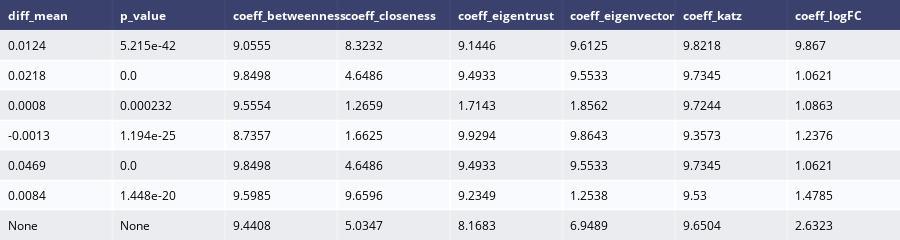

The cell this chart's notebook holds for it:
### Code cell
fig = ff.create_table(res_sh)
fig.update_layout(
autosize=False,
width=900,
height=200,
)
fig.show()

### Figure 1 — Plotly figure (JSON) as saved in the notebook; plotly's stock layout.template omitted (floating-point values rounded to 4 significant figures)
{"data": [{"colorscale": [[0, "#00083e"], [0.5, "#ededee"], [1, "#ffffff"]], "hoverinfo": "none", "opacity": 0.75, "showscale": false, "type": "heatmap", "z": [[0, 0, 0, 0, 0, 0, 0, 0], [0.5, 0.5, 0.5, 0.5, 0.5, 0.5, 0.5, 0.5], [1, 1, 1, 1, 1, 1, 1, 1], [0.5, 0.5, 0.5, 0.5, 0.5, 0.5, 0.5, 0.5], [1, 1, 1, 1, 1, 1, 1, 1], [0.5, 0.5, 0.5, 0.5, 0.5, 0.5, 0.5, 0.5], [1, 1, 1, 1, 1, 1, 1, 1], [0.5, 0.5, 0.5, 0.5, 0.5, 0.5, 0.5, 0.5]]}], "layout": {"annotations": [{"align": "left", "font": {"color": "#ffffff"}, "showarrow": false, "text": "<b>diff_mean</b>", "x": -0.45, "xanchor": "left", "xref": "x", "y": 0, "yref": "y"}, {"align": "left", "font": {"color": "#ffffff"}, "showarrow": false, "text": "<b>p_value</b>", "x": 0.55, "xanchor": "left", "xref": "x", "y": 0, "yref": "y"}, {"align": "left", "font": {"color": "#ffffff"}, "showarrow": false, "text": "<b>coeff_betweenness</b>", "x": 1.55, "xanchor": "left", "xref": "x", "y": 0, "yref": "y"}, {"align": "left", "font": {"color": "#ffffff"}, "showarrow": false, "text": "<b>coeff_closeness</b>", "x": 2.55, "xanchor": "left", "xref": "x", "y": 0, "yref": "y"}, {"align": "left", "font": {"color": "#ffffff"}, "showarrow": false, "text": "<b>coeff_eigentrust</b>", "x": 3.55, "xanchor": "left", "xref": "x", "y": 0, "yref": "y"}, {"align": "left", "font": {"color": "#ffffff"}, "showarrow": false, "text": "<b>coeff_eigenvector</b>", "x": 4.55, "xanchor": "left", "xref": "x", "y": 0, "yref": "y"}, {"align": "left", "font": {"color": "#ffffff"}, "showarrow": false, "text": "<b>coeff_katz</b>", "x": 5.55, "xanchor": "left", "xref": "x", "y": 0, "yref": "y"}, {"align": "left", "font": {"color": "#ffffff"}, "showarrow": false, "text": "<b>coeff_logFC</b>", "x": 6.55, "xanchor": "left", "xref": "x", "y": 0, "yref": "y"}, {"align": "left", "font": {"color": "#000000"}, "showarrow": false, "text": "0.0124", "x": -0.45, "xanchor": "left", "xref": "x", "y": 1, "yref": "y"}, {"align": "left", "font": {"color": "#000000"}, "showarrow": false, "text": "5.215e-42", "x": 0.55, "xanchor": "left", "xref": "x", "y": 1, "yref": "y"}, {"align": "left", "font": {"color": "#000000"}, "showarrow": false, "text": "9.0555", "x": 1.55, "xanchor": "left", "xref": "x", "y": 1, "yref": "y"}, {"align": "left", "font": {"color": "#000000"}, "showarrow": false, "text": "8.3232", "x": 2.55, "xanchor": "left", "xref": "x", "y": 1, "yref": "y"}, {"align": "left", "font": {"color": "#000000"}, "showarrow": false, "text": "9.1446", "x": 3.55, "xanchor": "left", "xref": "x", "y": 1, "yref": "y"}, {"align": "left", "font": {"color": "#000000"}, "showarrow": false, "text": "9.6125", "x": 4.55, "xanchor": "left", "xref": "x", "y": 1, "yref": "y"}, {"align": "left", "font": {"color": "#000000"}, "showarrow": false, "text": "9.8218", "x": 5.55, "xanchor": "left", "xref": "x", "y": 1, "yref": "y"}, {"align": "left", "font": {"color": "#000000"}, "showarrow": false, "text": "9.867", "x": 6.55, "xanchor": "left", "xref": "x", "y": 1, "yref": "y"}, {"align": "left", "font": {"color": "#000000"}, "showarrow": false, "text": "0.0218", "x": -0.45, "xanchor": "left", "xref": "x", "y": 2, "yref": "y"}, {"align": "left", "font": {"color": "#000000"}, "showarrow": false, "text": "0.0", "x": 0.55, "xanchor": "left", "xref": "x", "y": 2, "yref": "y"}, {"align": "left", "font": {"color": "#000000"}, "showarrow": false, "text": "9.8498", "x": 1.55, "xanchor": "left", "xref": "x", "y": 2, "yref": "y"}, {"align": "left", "font": {"color": "#000000"}, "showarrow": false, "text": "4.6486", "x": 2.55, "xanchor": "left", "xref": "x", "y": 2, "yref": "y"}, {"align": "left", "font": {"color": "#000000"}, "showarrow": false, "text": "9.4933", "x": 3.55, "xanchor": "left", "xref": "x", "y": 2, "yref": "y"}, {"align": "left", "font": {"color": "#000000"}, "showarrow": false, "text": "9.5533", "x": 4.55, "xanchor": "left", "xref": "x", "y": 2, "yref": "y"}, {"align": "left", "font": {"color": "#000000"}, "showarrow": false, "text": "9.7345", "x": 5.55, "xanchor": "left", "xref": "x", "y": 2, "yref": "y"}, {"align": "left", "font": {"color": "#000000"}, "showarrow": false, "text": "1.0621", "x": 6.55, "xanchor": "left", "xref": "x", "y": 2, "yref": "y"}, {"align": "left", "font": {"color": "#000000"}, "showarrow": false, "text": "0.0008", "x": -0.45, "xanchor": "left", "xref": "x", "y": 3, "yref": "y"}, {"align": "left", "font": {"color": "#000000"}, "showarrow": false, "text": "0.000232", "x": 0.55, "xanchor": "left", "xref": "x", "y": 3, "yref": "y"}, {"align": "left", "font": {"color": "#000000"}, "showarrow": false, "text": "9.5554", "x": 1.55, "xanchor": "left", "xref": "x", "y": 3, "yref": "y"}, {"align": "left", "font": {"color": "#000000"}, "showarrow": false, "text": "1.2659", "x": 2.55, "xanchor": "left", "xref": "x", "y": 3, "yref": "y"}, {"align": "left", "font": {"color": "#000000"}, "showarrow": false, "text": "1.7143", "x": 3.55, "xanchor": "left", "xref": "x", "y": 3, "yref": "y"}, {"align": "left", "font": {"color": "#000000"}, "showarrow": false, "text": "1.8562", "x": 4.55, "xanchor": "left", "xref": "x", "y": 3, "yref": "y"}, {"align": "left", "font": {"color": "#000000"}, "showarrow": false, "text": "9.7244", "x": 5.55, "xanchor": "left", "xref": "x", "y": 3, "yref": "y"}, {"align": "left", "font": {"color": "#000000"}, "showarrow": false, "text": "1.0863", "x": 6.55, "xanchor": "left", "xref": "x", "y": 3, "yref": "y"}, {"align": "left", "font": {"color": "#000000"}, "showarrow": false, "text": "-0.0013", "x": -0.45, "xanchor": "left", "xref": "x", "y": 4, "yref": "y"}, {"align": "left", "font": {"color": "#000000"}, "showarrow": false, "text": "1.194e-25", "x": 0.55, "xanchor": "left", "xref": "x", "y": 4, "yref": "y"}, {"align": "left", "font": {"color": "#000000"}, "showarrow": false, "text": "8.7357", "x": 1.55, "xanchor": "left", "xref": "x", "y": 4, "yref": "y"}, {"align": "left", "font": {"color": "#000000"}, "showarrow": false, "text": "1.6625", "x": 2.55, "xanchor": "left", "xref": "x", "y": 4, "yref": "y"}, {"align": "left", "font": {"color": "#000000"}, "showarrow": false, "text": "9.9294", "x": 3.55, "xanchor": "left", "xref": "x", "y": 4, "yref": "y"}, {"align": "left", "font": {"color": "#000000"}, "showarrow": false, "text": "9.8643", "x": 4.55, "xanchor": "left", "xref": "x", "y": 4, "yref": "y"}, {"align": "left", "font": {"color": "#000000"}, "showarrow": false, "text": "9.3573", "x": 5.55, "xanchor": "left", "xref": "x", "y": 4, "yref": "y"}, {"align": "left", "font": {"color": "#000000"}, "showarrow": false, "text": "1.2376", "x": 6.55, "xanchor": "left", "xref": "x", "y": 4, "yref": "y"}, {"align": "left", "font": {"color": "#000000"}, "showarrow": false, "text": "0.0469", "x": -0.45, "xanchor": "left", "xref": "x", "y": 5, "yref": "y"}, {"align": "left", "font": {"color": "#000000"}, "showarrow": false, "text": "0.0", "x": 0.55, "xanchor": "left", "xref": "x", "y": 5, "yref": "y"}, {"align": "left", "font": {"color": "#000000"}, "showarrow": false, "text": "9.8498", "x": 1.55, "xanchor": "left", "xref": "x", "y": 5, "yref": "y"}, {"align": "left", "font": {"color": "#000000"}, "showarrow": false, "text": "4.6486", "x": 2.55, "xanchor": "left", "xref": "x", "y": 5, "yref": "y"}, {"align": "left", "font": {"color": "#000000"}, "showarrow": false, "text": "9.4933", "x": 3.55, "xanchor": "left", "xref": "x", "y": 5, "yref": "y"}, {"align": "left", "font": {"color": "#000000"}, "showarrow": false, "text": "9.5533", "x": 4.55, "xanchor": "left", "xref": "x", "y": 5, "yref": "y"}, {"align": "left", "font": {"color": "#000000"}, "showarrow": false, "text": "9.7345", "x": 5.55, "xanchor": "left", "xref": "x", "y": 5, "yref": "y"}, {"align": "left", "font": {"color": "#000000"}, "showarrow": false, "text": "1.0621", "x": 6.55, "xanchor": "left", "xref": "x", "y": 5, "yref": "y"}, {"align": "left", "font": {"color": "#000000"}, "showarrow": false, "text": "0.0084", "x": -0.45, "xanchor": "left", "xref": "x", "y": 6, "yref": "y"}, {"align": "left", "font": {"color": "#000000"}, "showarrow": false, "text": "1.448e-20", "x": 0.55, "xanchor": "left", "xref": "x", "y": 6, "yref": "y"}, {"align": "left", "font": {"color": "#000000"}, "showarrow": false, "text": "9.5985", "x": 1.55, "xanchor": "left", "xref": "x", "y": 6, "yref": "y"}, {"align": "left", "font": {"color": "#000000"}, "showarrow": false, "text": "9.6596", "x": 2.55, "xanchor": "left", "xref": "x", "y": 6, "yref": "y"}, {"align": "left", "font": {"color": "#000000"}, "showarrow": false, "text": "9.2349", "x": 3.55, "xanchor": "left", "xref": "x", "y": 6, "yref": "y"}, {"align": "left", "font": {"color": "#000000"}, "showarrow": false, "text": "1.2538", "x": 4.55, "xanchor": "left", "xref": "x", "y": 6, "yref": "y"}, {"align": "left", "font": {"color": "#000000"}, "showarrow": false, "text": "9.53", "x": 5.55, "xanchor": "left", "xref": "x", "y": 6, "yref": "y"}, {"align": "left", "font": {"color": "#000000"}, "showarrow": false, "text": "1.4785", "x": 6.55, "xanchor": "left", "xref": "x", "y": 6, "yref": "y"}, {"align": "left", "font": {"color": "#000000"}, "showarrow": false, "text": "None", "x": -0.45, "xanchor": "left", "xref": "x", "y": 7, "yref": "y"}, {"align": "left", "font": {"color": "#000000"}, "showarrow": false, "text": "None", "x": 0.55, "xanchor": "left", "xref": "x", "y": 7, "yref": "y"}, {"align": "left", "font": {"color": "#000000"}, "showarrow": false, "text": "9.4408", "x": 1.55, "xanchor": "left", "xref": "x", "y": 7, "yref": "y"}, {"align": "left", "font": {"color": "#000000"}, "showarrow": false, "text": "5.0347", "x": 2.55, "xanchor": "left", "xref": "x", "y": 7, "yref": "y"}, {"align": "left", "font": {"color": "#000000"}, "showarrow": false, "text": "8.1683", "x": 3.55, "xanchor": "left", "xref": "x", "y": 7, "yref": "y"}, {"align": "left", "font": {"color": "#000000"}, "showarrow": false, "text": "6.9489", "x": 4.55, "xanchor": "left", "xref": "x", "y": 7, "yref": "y"}, {"align": "left", "font": {"color": "#000000"}, "showarrow": false, "text": "9.6504", "x": 5.55, "xanchor": "left", "xref": "x", "y": 7, "yref": "y"}, {"align": "left", "font": {"color": "#000000"}, "showarrow": false, "text": "2.6323", "x": 6.55, "xanchor": "left", "xref": "x", "y": 7, "yref": "y"}], "autosize": false, "height": 200, "margin": {"b": 0, "l": 0, "r": 0, "t": 0}, "width": 900, "xaxis": {"dtick": 1, "gridwidth": 2, "showticklabels": false, "tick0": -0.5, "ticks": "", "zeroline": false}, "yaxis": {"autorange": "reversed", "dtick": 1, "gridwidth": 2, "showticklabels": false, "tick0": 0.5, "ticks": "", "zeroline": false}}}
